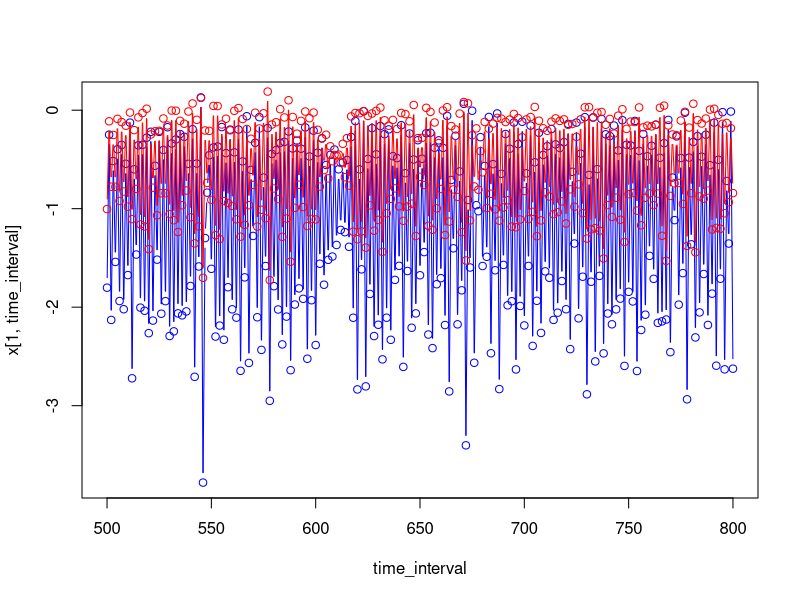
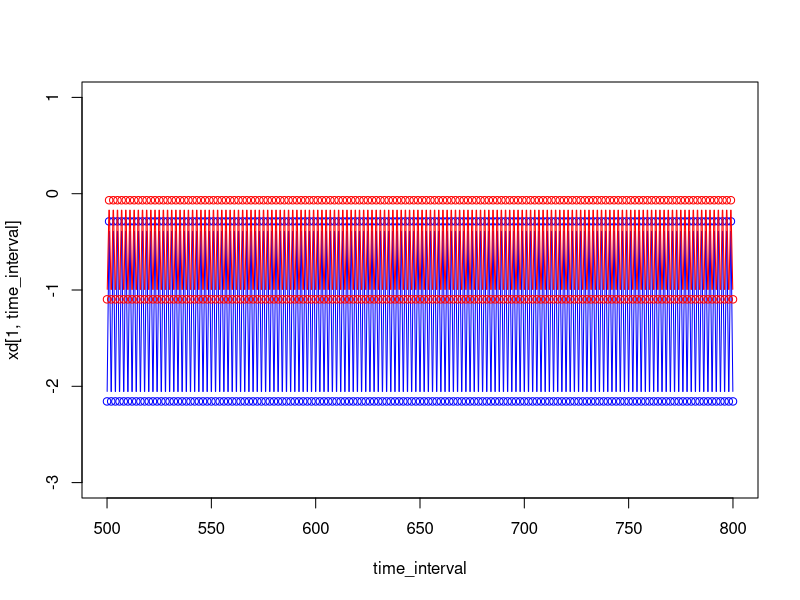
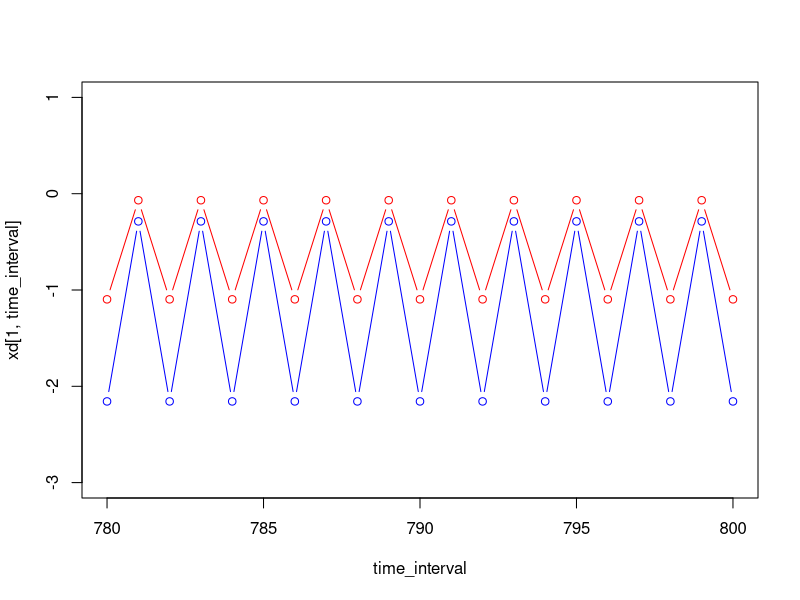

Write R code to recreate these figures, in order.
### FB 24/04/2019 -- Dominant lyapunov exponent code, following Dennis et al. 2001
### [Dennis, B., Desharnais, R. A., Cushing, J. M., Henson, S. M., & Costantino, R. F. (2001). Estimating chaos and complex dynamics in an insect population. Ecological Monographs, 71(2), 277-303.]
### Computes Lyapunov exponents for our stochastic two-species competition model

### In that case, the Jacobian is calculated on the log-scale so the model output should be on the logscale too

rm(list=ls())
graphics.off()

# Parameters
r = c(3,2.1) #max growth rate  
a = matrix(c(-4,-2,-0.31,-3.1),2,2,byrow=TRUE) #interaction parameters
sigma = 0.1 #Note: we have sigma=0.1 and not sigma^2 which is 0.01

### 1. Simulation of the model for a long time
tmax = 10000
x=matrix(0,nrow=2,ncol=tmax)
xd=matrix(0,nrow=2,ncol=tmax) # deterministic sim. 


x[,1] = c(0,0.1)
xd[,1] = c(0,0.1)


for (t in 1:(tmax-1)){
  x[,t+1] = x[,t] + r + a %*% exp(x[,t]) + rnorm(2,0,sigma)# Ricker compet model on the log-scale
  xd[,t+1] = xd[,t] + r + a %*% exp(xd[,t])  # Ricker compet model on the log-scale
  #x[,t+1] = x[,t] + r + a %*% exp(x[,t]) + rnorm(2,0,sqrt(0.1))# More noise
}

# Check time series by plotting a subset
time_interval = 500:800
plot(time_interval,x[1,time_interval],type="b",col="blue")
lines(time_interval,x[2,time_interval],type="b",col="red")
#OK

# Plotting deterministic version
plot(time_interval,xd[1,time_interval],type="b",col="blue",ylim=c(-3,1))
lines(time_interval,xd[2,time_interval],type="b",col="red")
# Zoom
time_interval = 780:800
plot(time_interval,xd[1,time_interval],type="b",col="blue",ylim=c(-3,1))
lines(time_interval,xd[2,time_interval],type="b",col="red")
# The attractor is a two cycle -> with a negative deterministic LE

### 2. Definition of the Jacobian
Jacobian <-function(x,a){
  J = matrix(0,2,2)
  J[1,1] = 1 + a[1,1]*exp(x[1])
  J[1,2] = a[1,2]*exp(x[2])
  J[2,1] = a[2,1]*exp(x[1])
  J[2,2] = 1 + a[2,2]*exp(x[2])
  return(J)
}


### 3. LE computation

#Initializing
s=rep(1,tmax)
J1 = Jacobian(x[,1],a)
s[1]=norm(J1,type="2");
S=J1/s[1];
productStemp=S;

for (t in 2:tmax){
  J = Jacobian(x[,t],a)
  s[t]=norm(J%*%productStemp,type="2");
  #s[t]=norm(J%*%productStemp,type="f"); #other possibility. 
  S=J/s[t];
  productStemp=S%*%productStemp;
}

LE=(1/tmax)*sum(log(s));

LE

# -0.1950553 (tmax = 10000)
# -0.1896428 (tmax = 10000)
# -0.1927537 (tmax = 10000)

### Note: with more noise we go closer to noise-induced chaos (sensu Ellner and Turchin) without fully reaching it. 
